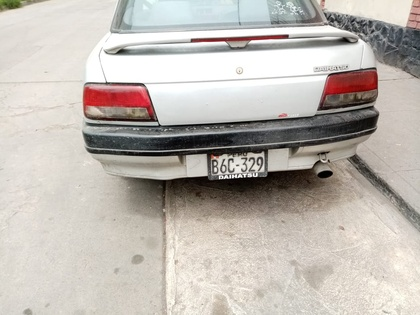
%> input picture KNN_training/plate1.jpeg, 420 x 315 px, shrunk from 1040 x 780 before the run
$ octave --eval "result = obtenerPlaca(rgb2gray(imread('plate1.jpeg')));"   (GNU Octave 9; MATLAB toolbox functions it lacks are replaced by stand-ins)
%> lines starting %> are read from the running program, lines starting %| are printed output that depends on the picture; in (x1, y1, x2, y2) boxes, pixels count from 0 and x2, y2 are one past the last pixel; in counts of white or black regions, pixels touching at a corner belong together; the program's own positions count from 1
### KNN_training/SeccionPlaca.m
function [ F ] = SeccionPlaca( img, umbralBordes )
%> called with umbralBordes = 0.3

BW = edge(img, 'canny', umbralBordes);
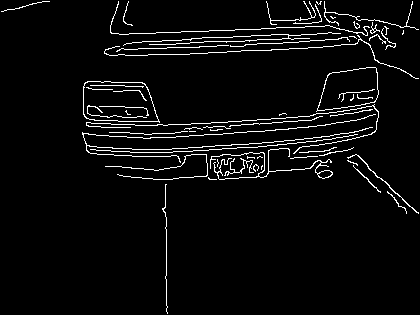
%> BW: size 315x420 logical; 4.3% white in thin lines or dots
figure; imshow(BW); title('BW CANNY');

[M,N] = size(BW);
%> M = 315; N = 420

B = zeros(M,1);

for i = 1:1:M
	aux=1;
	pixel = zeros(3,1);
	for j=1:1:N
		pixel(aux)=BW(i,j);
		aux=aux+1;

		if aux > 3
			aux = 1;
			if ( pixel(1) == 0 && pixel(2) == 0 && pixel(3) == 1)
				B(i) = B(i) + 1;
			end
			if ( pixel(1) == 1 && pixel(2) == 0 && pixel(3) == 1)
				B(i) = B(i) + 1;
			end
			pixel = zeros(3,1);
		end
	end
end
%> after the loop, B = 315 values, max 10 at index 164, min 0 at index 1, mean 1.56; pixel = [0; 0; 0]
figure;plot(B,M:-1:1);title('Sumation of Contours');
%> after `title('Sumation of Contours')`:
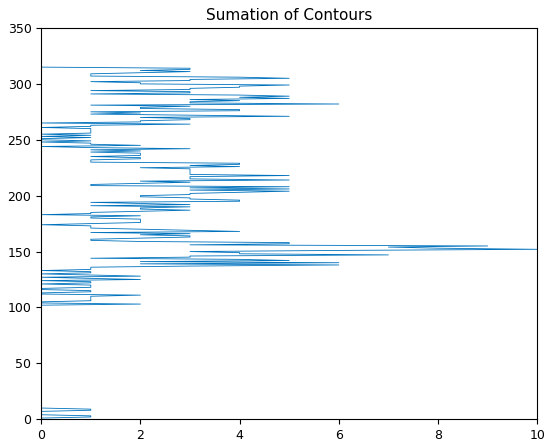
%> figure redrawn from the program's plot data

[maxv, maxi] = max(B);
%> maxv = 10; maxi = 164
Lindex = maxi-60;
%> Lindex = 104
Hindex = maxi+60;
%> Hindex = 224
Corte = [0 Lindex N Hindex]; %Determina coordenadas de corte
%> Corte = [0 104 420 224]
F = imcrop(img,Corte);
figure;imshow(F);title('Cropped Image');

end

### KNN_training/obtenerPlaca.m
function Y = obtenerPlaca( I )

umbral = 0.3;
I = SeccionPlaca(I, umbral);
original = I;

figure();
imagesc(I); colormap('gray'); axis('image');
title('Primera Segmentacion');

%% ----------------- Operaciones Morfol骻icas ---------------
SE = [0 0 1 0 0
0 1 1 1 0
1 1 1 1 1
0 1 1 1 0
0 0 1 0 0];

% erosion
erosion = imerode(I, SE);

% dilatacion
apertura = imdilate(erosion, SE);

% cierre
I = apertura - erosion;

figure();
imagesc(I); colormap('gray'); axis('image');
title('Transformaciones');

%% ---------------- Detecci髇 de borden canny ---------------
BW = edge(I, 'canny', umbral);
%> BW: size 212x420 logical; 3.8% white in thin lines or dots, all inside (x1, y1, x2, y2) = (80, 1, 419, 204)
figure;
imagesc(BW); title('Canny2');
%> after `title('Canny2')`:
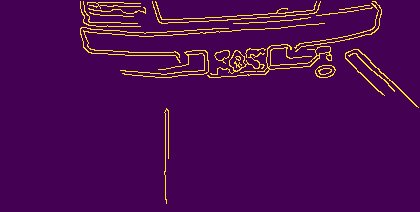
%> displayed picture: size 212x420x3, on the screen's scale of 0 to 255; mean R, G, B 75, 9.7, 82.2

% Suavizado de la imagen para reducir el n鷐ero de componentes conectados
mask = [0 0 0 0 0
0 1 1 1 0
0 1 1 1 0
0 1 1 1 0
0 0 0 0 0];

B = conv2(single(BW), single(mask));

figure();
imagesc(B); colormap('gray'); axis('image');
title('Mejora: Bordes');


%% ------------------ Calculo de regiones -------------------
L = bwlabel(B, 8);				% Remarca bordes
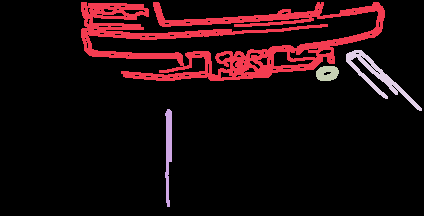
%> L: size 216x424 double; 5 distinct labels, from 0 to 4; one colour per label, 0 black

d2 = imfill(L, 'holes');		% Llena areas con pixeles en blanco
%> d2: size 216x424 double; 5 distinct labels, from 0 to 4

[etiquetas, N] = bwlabel(d2);	% Remarca bordes
%> N = 4

mapa = [0 0 0; jet(N)];			% Consigue indices
%> mapa = [0 0 0; 0 0 1; 0 1 1; 1 1 0; 1 0 0]
I = ind2rgb(etiquetas + 1, mapa);	% Cambia indices a imagen
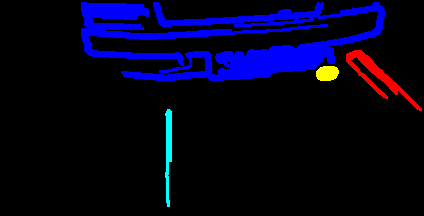
%> I: size 216x424x3 double; mean R, G, B 0.0135, 0.00818, 0.113

figure();
imagesc(I); colormap('gray'); axis('image');
title('Mejora: Regiones');

%% ------------------- Identificaci髇 de la regi髇 de la matricula -------------------

stats = regionprops(etiquetas, 'all');
%> stats = 4 regions; box (x1, y1, x2, y2), Area, Centroid, MajorAxisLength, MinorAxisLength and Eccentricity: (81, 2, 385, 81) 9916 [221.6 41.9] 329.8 88.37 0.963, (346, 50, 422, 111) 945 [377.7 76.5] 93.11 23.53 0.968, (165, 109, 172, 207) 459 [169 151.4] 107.5 6.46 0.998, (316, 66, 339, 81) 290 [327.9 73.9] 23.85 15.56 0.758
areaMaxima = sort([stats.Area], 'descend');
%> areaMaxima = [9916 945 459 290]
indiceLogo = find([stats.Area] == areaMaxima(1) ); % Coloca en orden de mayor a menor las 醨eas de la imagen
%> indiceLogo = 1

for i = 1:size(indiceLogo, 2)
	rectangle('Position', stats(indiceLogo(i)).BoundingBox, 'EdgeColor', 'r', 'LineWidth', 3);
	E = stats(indiceLogo(i)).BoundingBox;
end
%> this loop made 1 pass
%> E on pass 1: [81.5 2.5 304 79]


%% ------------------- Mostrar resultado -------------------

X = E.*[1 0 0 0]; X = max(X); % Determina eje X esquina superior Izq. Placa
%> after `X = E.*[1 0 0 0]`: X = [81.5 0 0 0]
%> after `X = max(X)`: X = 81.5
Y = E.*[0 1 0 0]; Y = max(Y); % Determina eje Y esquina superior Der. Placa
%> after `Y = E.*[0 1 0 0]`: Y = [0 2.5 0 0]
%> after `Y = max(Y)`: Y = 2.5
W = E.*[0 0 1 0]; W = max(W); % Determina Ancho Placa
%> after `W = E.*[0 0 1 0]`: W = [0 0 304 0]
%> after `W = max(W)`: W = 304
H = E.*[0 0 0 1]; H = max(H); % Determina Altura placa
%> after `H = E.*[0 0 0 1]`: H = [0 0 0 79]
%> after `H = max(H)`: H = 79
Corte = [X Y W H]; % Determina coordenadas de corte
%> Corte = [81.5 2.5 304 79]

Y = imcrop(original,Corte);
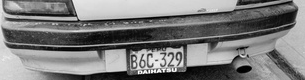
%> Y: size 80x305 uint8; min 0, max 255, mean 122.4
%> `result = obtenerPlaca(rgb2gray(imread('plate1.jpeg')));`:
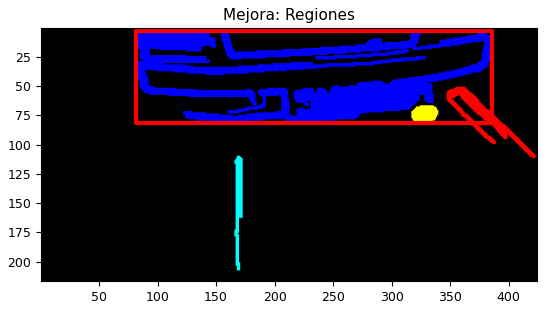
%> figure redrawn from the program's plot data

end
